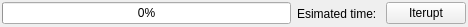
<?xml version="1.0" encoding="UTF-8"?>
<ui version="4.0">
 <class>ProgressControlPanel</class>
 <widget class="QWidget" name="ProgressControlPanel">
  <property name="geometry">
   <rect>
    <x>0</x>
    <y>0</y>
    <width>468</width>
    <height>27</height>
   </rect>
  </property>
  <property name="minimumSize">
   <size>
    <width>0</width>
    <height>27</height>
   </size>
  </property>
  <property name="maximumSize">
   <size>
    <width>16777215</width>
    <height>27</height>
   </size>
  </property>
  <property name="windowTitle">
   <string>Form</string>
  </property>
  <layout class="QHBoxLayout" name="horizontalLayout">
   <property name="leftMargin">
    <number>2</number>
   </property>
   <property name="topMargin">
    <number>2</number>
   </property>
   <property name="rightMargin">
    <number>2</number>
   </property>
   <property name="bottomMargin">
    <number>2</number>
   </property>
   <item>
    <widget class="QProgressBar" name="progressBar">
     <property name="value">
      <number>0</number>
     </property>
     <property name="textVisible">
      <bool>true</bool>
     </property>
     <property name="textDirection">
      <enum>QProgressBar::TopToBottom</enum>
     </property>
    </widget>
   </item>
   <item>
    <widget class="QLabel" name="mEstimatedTimeLabel">
     <property name="text">
      <string>Esimated time: </string>
     </property>
    </widget>
   </item>
   <item>
    <widget class="QPushButton" name="interuptpushButton">
     <property name="text">
      <string>Iterupt</string>
     </property>
    </widget>
   </item>
  </layout>
 </widget>
 <resources/>
 <connections/>
</ui>
